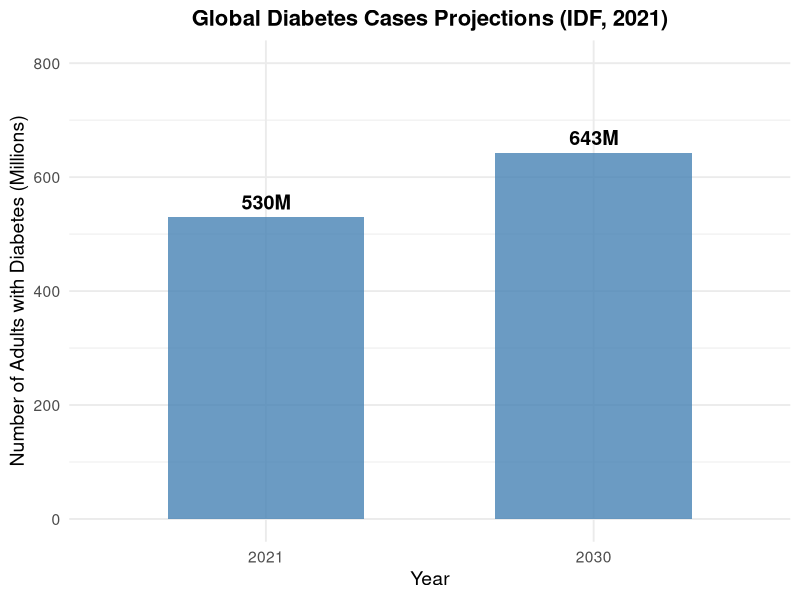

Write R code to recreate this figure.
# Load required library
library(ggplot2)

# Create a data frame for diabetes projections
data <- data.frame(
  Year = c(2021, 2030),
  Cases = c(530, 643) # Number of adults with diabetes (millions)
)

# Create the bar plot with updated y-axis range
p <- ggplot(data, aes(x = factor(Year), y = Cases)) +
  geom_bar(stat = "identity", fill = "steelblue", width = 0.6, alpha = 0.8) +
  geom_text(aes(label = paste0(Cases, "M")), vjust = -0.5, fontface = "bold", size = 5) +
  labs(
    title = "Global Diabetes Cases Projections (IDF, 2021)",
    x = "Year",
    y = "Number of Adults with Diabetes (Millions)"
  ) +
  ylim(0, 800) +  # Increase y-axis range to 800
  theme_minimal(base_size = 14) +
  theme(
    plot.title = element_text(face = "bold", size = 16, hjust = 0.5)
  )

# Display the plot
print(p)
